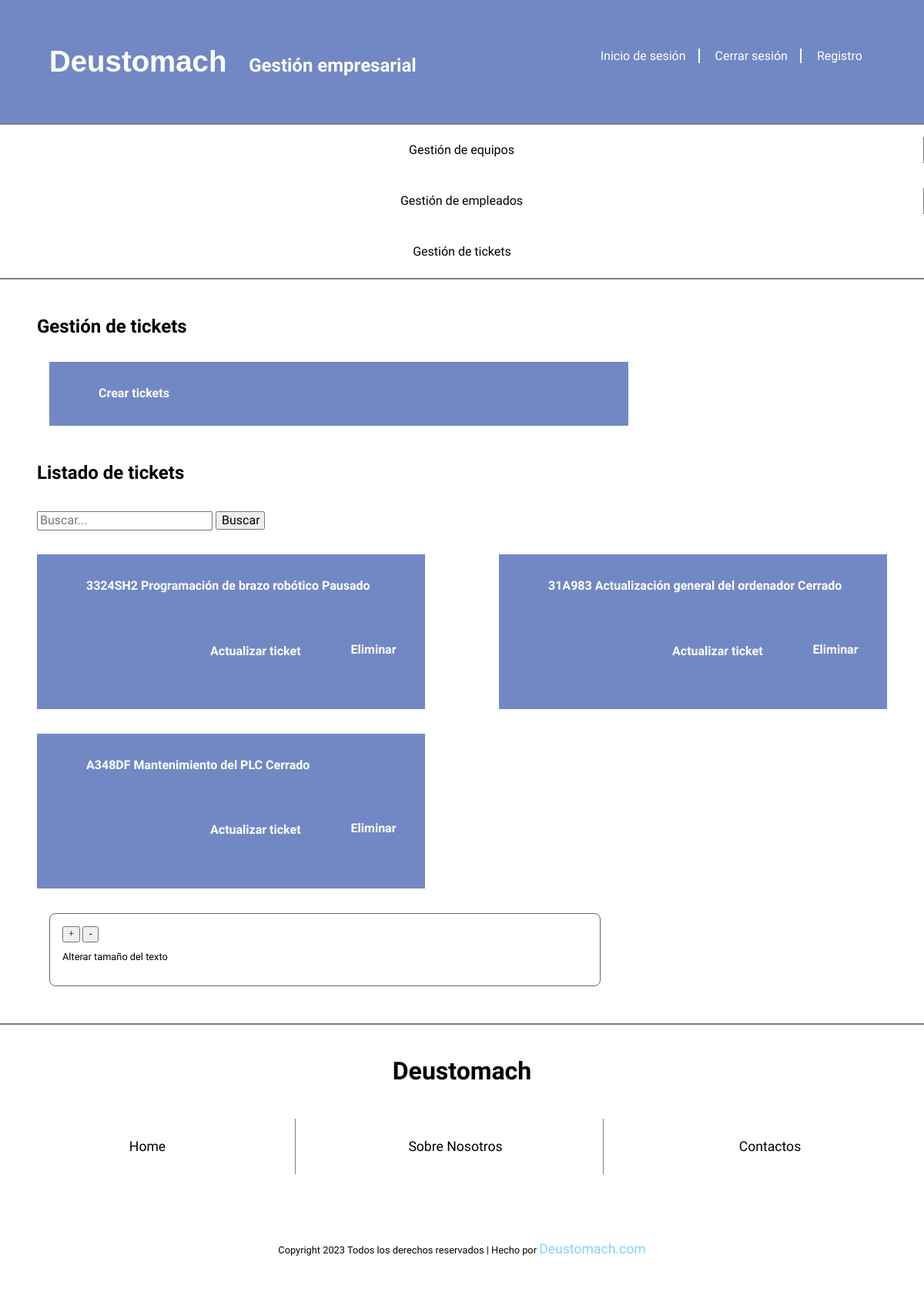
/appDeustomachGestion/tickets-menu, run on an earlier commit of the app's database.
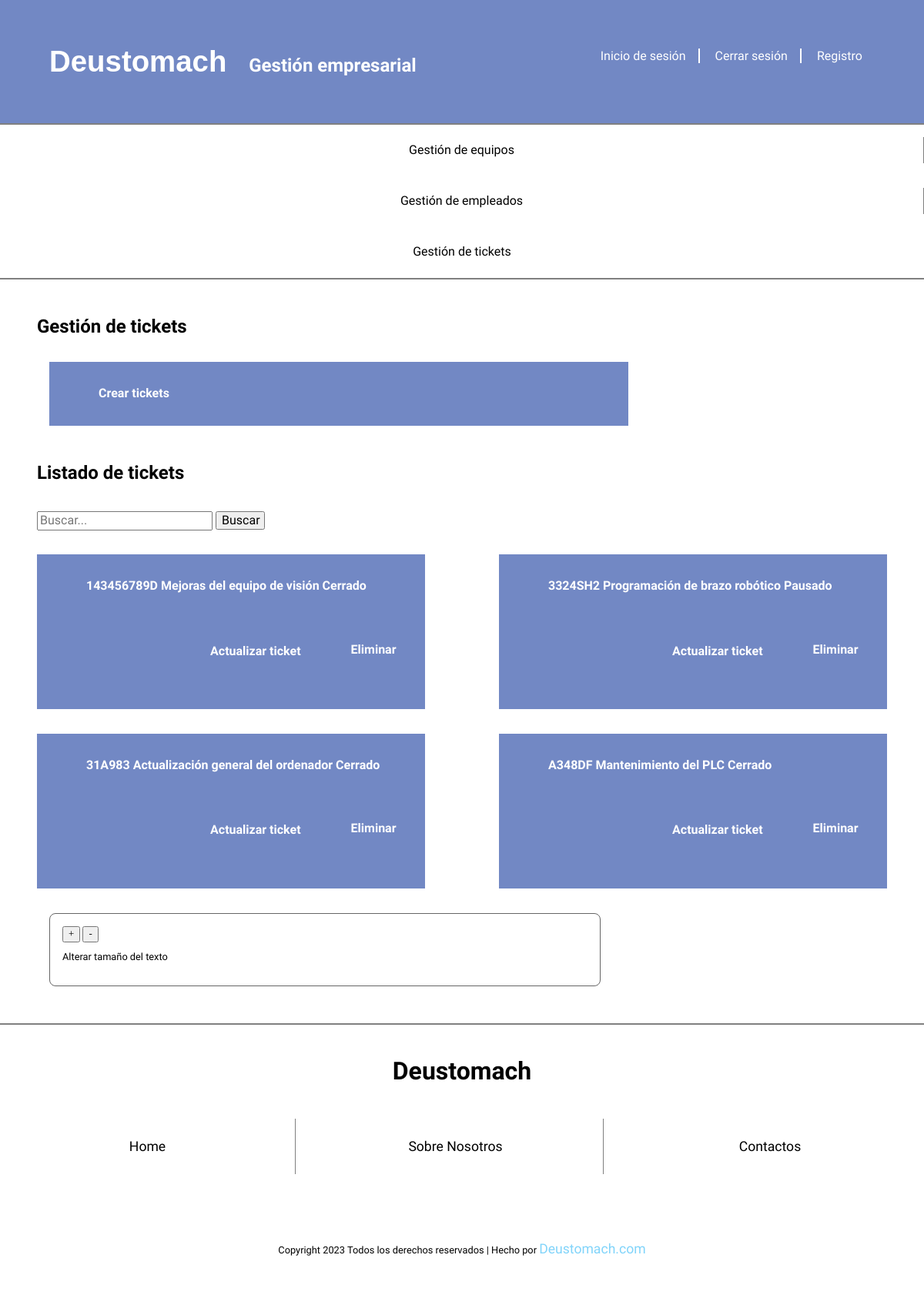
And on a later commit of the database.
### appDeustomachGestion/models.py (models this page shows, shortened)
class Ticket(models.Model):
    NIVEL_URGENCIA = [
        ('Baja', 'Baja'),
        ('Media', 'Media'),
        ('Alta', 'Alta')
    ]
    ESTADO_TICKET = [
        ('Abierto', 'Abierto'),
        ('Cerrado', 'Cerrado'),
        ('Pausado', 'Pausado')
    ]
    numero_referencia = models.CharField(max_length=50, unique=True)
    titulo = models.CharField(max_length=100)
    descripcion_detallada = models.TextField()
    fecha_apertura = models.DateField()
    fecha_resolucion = models.DateField(null=True, blank=True)
    nivel_urgencia = models.CharField(max_length=50, choices=NIVEL_URGENCIA, default='Baja')
    tipo_ticket = models.CharField(max_length=50)
    estado_ticket = models.CharField(max_length=50, choices=ESTADO_TICKET, default='Abierto')
    empleado_asignado = models.ForeignKey(Empleado, on_delete=models.CASCADE)
    equipo_asignado = models.ForeignKey(Equipo, on_delete=models.CASCADE)
    comentarios = models.TextField(null=True, blank=True)
    created = models.DateTimeField(default=timezone.now)
    updated = models.DateTimeField(auto_now=True)
    class Meta:
        verbose_name_plural = "tickets"
        verbose_name = "ticket"
        ordering = ["-created"]

### appDeustomachGestion/views.py (the view)
# urls.py: path('tickets-menu', listar_tickets, name='tickets'),
def listar_tickets(request):
    busqueda = request.POST.get("buscar")
    tickets = Ticket.objects.all()
    if busqueda:
        tickets = Ticket.objects.filter(
            Q(numero_referencia__icontains=busqueda) |
            Q(titulo__icontains=busqueda)
        ).distinct()
    return render(request, "appDeustomachGestionTickets/tickets_menu.html", {"tickets": tickets})

### templates/appDeustomachGestionTickets/tickets_menu.html (shortened to what this page needs)
{% extends 'base.html' %}
{% load static %}
{% block contenido %}
<main class="menu">
    <h2>Gestión de tickets</h2>
    <section class="gestion-tickets">
        <div class="box-create">
            <a href="{% url 'tickets_create' %}">Crear tickets</a>
        </div>
        <h2>Listado de tickets</h2>
        <div class="box-busqueda">
            <form method="post">
                <div class="busqueda">
                    <label>
                        <input type="text" placeholder="Buscar..." name="buscar" value="{{ request.POST.buscar }}">
                    </label>
                    <button type="submit">Buscar</button>
                </div>
            </form>
        </div>
        <div class="grid">
            {% if tickets %}
                {% for ticket in tickets %}
                    <div class="box-item">
                        <a href="javascript:void(0);" onclick="mostrarDetallesTicket({{ ticket.id }}, 'ticket-detalles-{{ ticket.id }}');">
                            {{ ticket.numero_referencia }} {{ ticket.titulo }} {{ ticket.estado_ticket }}
                        </a>
                        <div class="box">
                            <div class="box-update">
                                <a href="{% url 'tickets_update' pk=ticket.pk %}">Actualizar ticket</a>
                            </div>
                            <div class="box-eliminar">
                                <form method="post" action="{% url 'tickets_delete' pk=ticket.pk %}" style="display:inline;">
                                    <a type="submit" onclick="return confirm('¿Estás seguro de que deseas eliminar este ticket?');">Eliminar</a>
                                </form>
                            </div>
                        </div>
                    </div>
                {% endfor %}
            {% else %}
                <p>No hay tickets creados.</p>
            {% endif %}
        </div>
    </section>
</main>
{% endblock %}

### templates/base.html (shortened to what this page needs)
<!doctype html>
<html lang="en">
<head>
    {% load static %}
    <link rel="stylesheet" href="{% static 'css/style.css' %}">
    <link rel="stylesheet" href="{% static 'css/normalize.css' %}">
</head>
<body>
     <header>
        <section class="header-web">
            <div class="header">
                <h1 class="nombre-web"> <a href="{% url 'equipos_menu' %}"> Deustomach</a> </h1>
                <h3 class="subtitulo-web"><a href="{% url 'equipos_menu' %}">Gestión empresarial</a></h3>
            </div>
            <div class="opciones-sesion">
                <a href="{% url 'login' %}">Inicio de sesión</a>
                <a href="{% url 'logout' %}">Cerrar sesión</a>
                <a href="{% url 'signup' %}">Registro</a>
            </div>
        </section>
    </header>
    <div id="content">
        <div class="contenedor-nav">
            <nav class="contenedor">
                <a href="{% url 'equipos_menu' %}">Gestión de equipos</a>
                <a href="{% url 'empleados_menu' %}">Gestión de empleados</a>
                <a href="{% url 'tickets_menu' %}">Gestión de tickets</a>
            </nav>
        </div>
        {% block contenido %}{% endblock %}
    <div class="selector-texto">
        <button id="aumentar-fuente">+</button>
        <button id="disminuir-fuente">-</button>
        <p>Alterar tamaño del texto</p>
    </div>
    </div>
     <footer class="site-footer">
         <h2>Deustomach</h2>
         <nav class="navegacion">
            <a href="{% url 'equipos_menu' %}">Home</a>
            <a href="#">Sobre Nosotros</a>
            <a href="#">Contactos</a>
         </nav>
         <p class="bottom-footer">Copyright 2023 Todos los derechos reservados | Hecho por <a href="{% url 'equipos_menu' %}">Deustomach.com</a></p>
     </footer>
</body>
</html>

### static/css/style.css (style rules this page uses)
html { box-sizing: border-box; }
h1 { font-family: "Bebas Nenue",sans-serif; }
a, h2, h3, p { font-family: "Raleway",sans-serif; text-decoration: none; color: black; }
.header-web { justify-content: space-between; display: flex; padding-top: 2rem; padding-left: 4rem; background-color: #7288c4; }
.header { height: 100%; padding-bottom: 2rem; font-size: 1.2rem; }
.header h1, h3 { display: inline-flex; justify-content: space-between; margin-right: 1.5rem; }
.nombre-web a { font-family: "Bebas Nenue",sans-serif; color: white; margin-bottom: 0; }
.subtitulo-web a { font-size: 1.5rem; margin-top: 1rem; color: white; }
.opciones-sesion { text-align: right; border-radius: 0.5rem; padding: 1rem; margin-right: 3rem; flex-wrap: wrap; margin-top: 1rem; }
.opciones-sesion a { border-right: 2px solid white; padding-right: 1rem; margin-right: 1rem; color: white; white-space: nowrap; }
.opciones-sesion a:last-child { border-right: none; margin-right: 0; }
.contenedor-nav { border-top: 2px solid gray; border-bottom: 2px solid gray; }
.contenedor { display: grid; grid-template-columns: repeat(3, 1fr); }
.contenedor a { justify-content: center; display: inline-flex; margin-top: 1rem; margin-bottom: 1rem; color: black; text-align: center; align-items: center; padding: 0.5rem 1rem; border-right: 1px solid gray; }
.contenedor a:last-child { margin-right: 0; border-right: none; }
@media (max-width: 1200px) { .contenedor { grid-template-columns: auto; } }
.selector-texto { border: 1px solid #666; border-radius: 0.5rem; padding: 1rem; margin: 1rem 60rem 2rem 4rem; font-size: 0.8rem; }
@media (max-width: 1210px) { .selector-texto { margin-right: 35%; } }
.site-footer { margin-top: 3rem; padding-bottom: 1%; border-top:2px solid gray; }
.site-footer a { padding-top: 2rem; padding-bottom: 2rem; text-align: center; font-size: 1.1rem; color: black; display: inline-block; border-right: 1px solid gray; margin-right: 1rem; line-height: 0.5rem; }
.site-footer a:last-child { border-right: none; margin-right: 0; }
.site-footer p { font-size: 0.8rem; color: black; }
.site-footer h2 { padding-top: 1rem; padding-bottom: 1rem; color: black; text-align: center; font-size: 2rem; }
.navegacion { display: grid; grid-template-columns: repeat(3, 1fr); }
.bottom-footer { padding-top: 3rem; color: white; text-align: center; }
.bottom-footer a { color: #81d4fa; }
.menu a { margin-left: 2rem; color: white; font-weight: bold; }
.menu h2, .detail h2, .tickets-update h2, .equipos-delete h2 { margin-top: 3rem; margin-left: 3rem; }
.box-busqueda { display: flex; justify-content: space-between; margin-left: 3rem; padding: 1rem 0; }
.busqueda { height: 1.5rem; }
.busqueda input { font-family: "Raleway",sans-serif; }
.busqueda button { font-family: "Raleway",sans-serif; width: 4rem; height: 1.5rem; }
.box-create { padding: 2rem; margin-left: 4rem; margin-right: 24rem; margin-top: 2rem; background-color: #7288c4; }
.box-create { margin-bottom: 3rem; }
.grid { display: grid; grid-template-columns: repeat(2, 1fr); }
.box-item { background-color: #7288c4; padding: 2rem; margin: 1rem 3rem; }
.box-update a { margin-left: 0; font-weight: bold; padding: 1px 16px; border: 1px solid transparent; white-space: nowrap; display: inline-block; }
.box-eliminar { margin-left: 1rem; }
.box { display: flex; padding-top: 4rem; padding-left: 11rem; }
.ticket-detalles p, h3, .empleado-detalles p, h3, .equipo-detalles p, h3 { color: white; }

What changed in the data, as far as the page shows it:
added Ticket: numero_referencia "143456789D", titulo "Mejoras del equipo de visión", estado_ticket "Cerrado"
